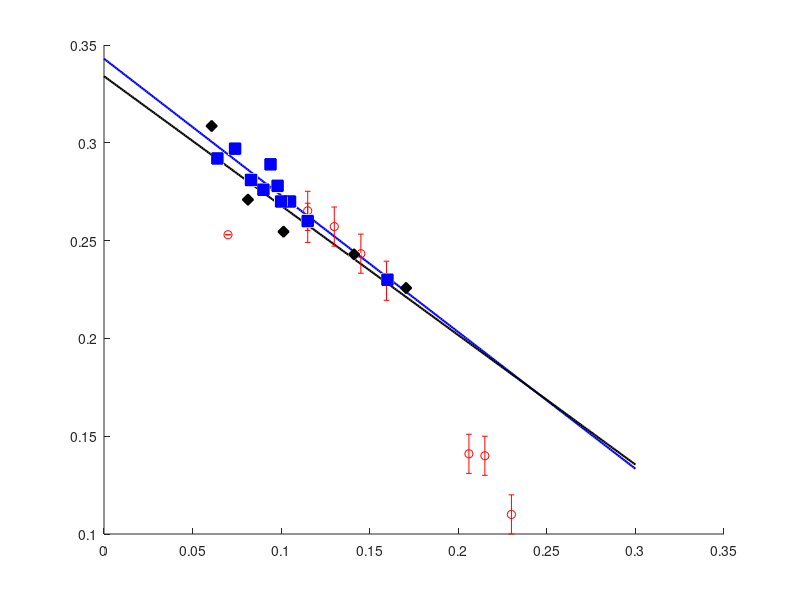

The MATLAB script that drew this image: (Note: this script raises an error after producing the figure.)

clf
clear
hold on


%Hg-2201
load Data1_QCDWHg2201Tabis2017  % Tabis2017 Campi2015
pCO=QCDWdata(:,1);
QCO=QCDWdata(:,2); 
l(1)=plot(pCO,QCO,'bs','MarkerFaceColor','b','MarkerSize',8,'LineWidth',1)
myfunc = @(beta,x)(beta(1)*x+beta(2));
beta0 = [1,1];
pCOHgB1=[pCO;];
QCOHgB1=[QCO;];
beta = nlinfit(pCOHgB1,QCOHgB1,myfunc,beta0)
x1=0:0.001:0.3;
y1=myfunc(beta,x1);
l(2)=plot(x1,y1,'b','LineWidth',1.5);


%Bi-2212
load Data2_QCDWBi2212Fujita2014  %2014scienceFujita  
%pCDWBi2212B=[0.0607833;0.0812321;0.101336;0.141197;0.170508;];           
%QCDWBi2212B=[0.308598;0.270919;0.254584;0.242965;0.225771;];
pCDWBi2212B=QCDWBi2212Fujita2014(:,1);
QCDWBi2212B=QCDWBi2212Fujita2014(:,2);
l(3)=plot(pCDWBi2212B,QCDWBi2212B,'kd','MarkerFaceColor','k','MarkerSize',8,'LineWidth',1);
beta = nlinfit(pCDWBi2212B,QCDWBi2212B,myfunc,beta0);
x1=0:0.001:0.3;
y1=myfunc(beta,x1);
l(4)=plot(x1,y1,'k','LineWidth',1.5);

%Bi-2201
load('Data3_QCDWBi2201Cai2016Comin2014Peng2018')
x=QoloBLSCOCai2016Comin2014Peng2018(:,1);
y=QoloBLSCOCai2016Comin2014Peng2018(:,2);
yr=QoloBLSCOCai2016Comin2014Peng2018(:,3);
l(5)=errorbar(x,y,yr,'ro','MarkerFaceColor','r','MarkerSize',6,'LineWidth',1);
myfunc = @(beta,x)(beta(1)*(1-(x/beta(2)).^beta(3)));
beta0 = [1,1,1];
beta = nlinfit(x,y,myfunc,beta0);
x1=0:0.001:0.3;
y2=myfunc(beta,x1);
l(6)=plot(x1,y2,'r','LineWidth',1.5);


%Style
axis([0 0.3 0 0.5])
set(gca,'FontSize',16)
xlabel('$p$','interpreter','latex','fontsize',16)
ylabel('$Q_{\rm CDW}(2\pi/a_0)$','interpreter','latex','fontsize',16)
box on
L1=legend(l([1,3,5]),'Hg-2201','Bi-2212','Bi-2201','location','northwest');
set(L1,'FontSize',14,'interpreter','latex')
legend('boxoff')
ah=axes('position',get(gca,'position'),'visible','off');
L2=legend(ah,l([2,4,6]),'$0.343-0.699p$','$0.334-0.662p$','$0.269[1-({p/ 0.261})^{3.79}]$');
set(L2,'FontSize',14,'interpreter','latex')
legend('boxoff')
box on

